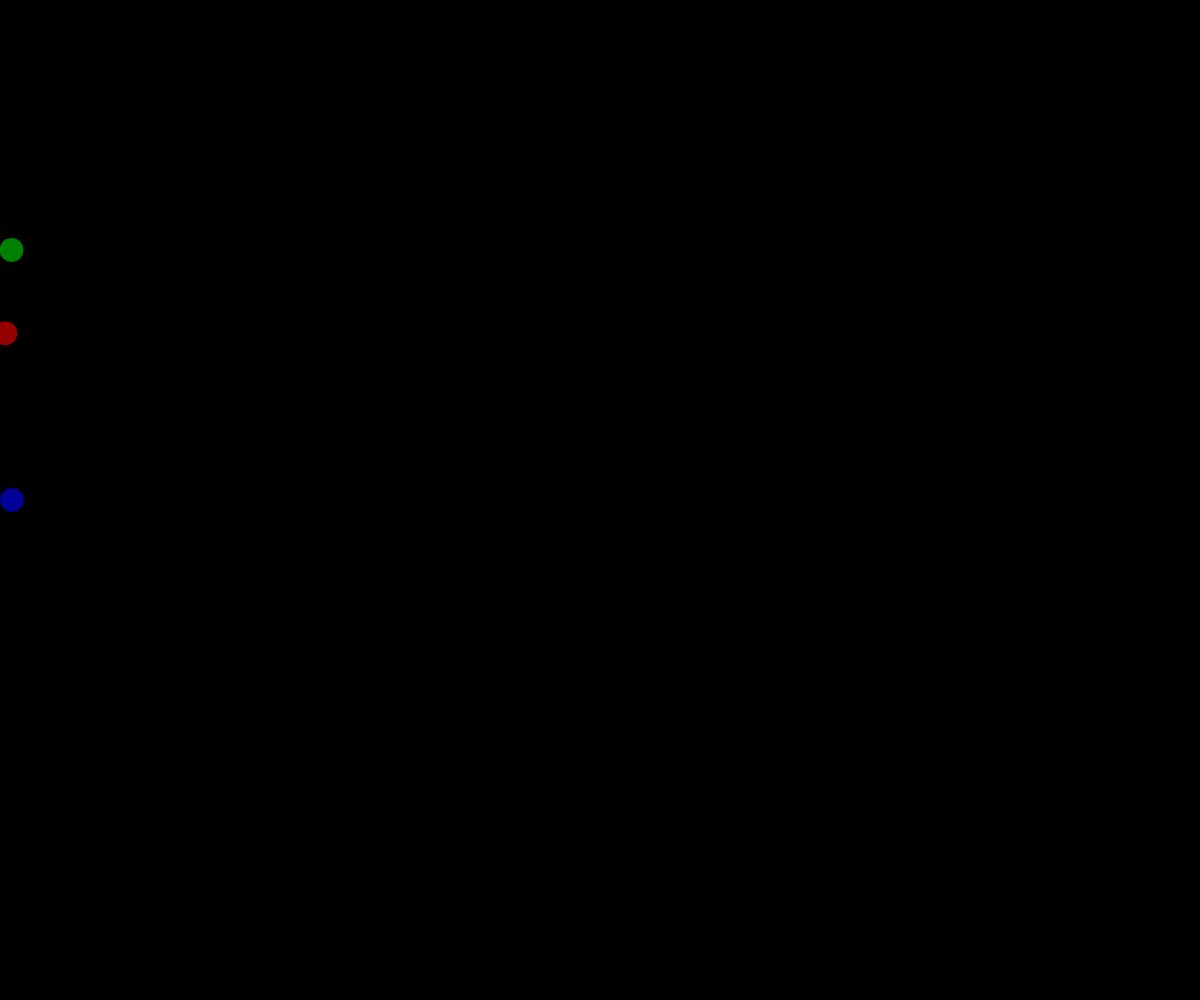
Frame 1 (no input)
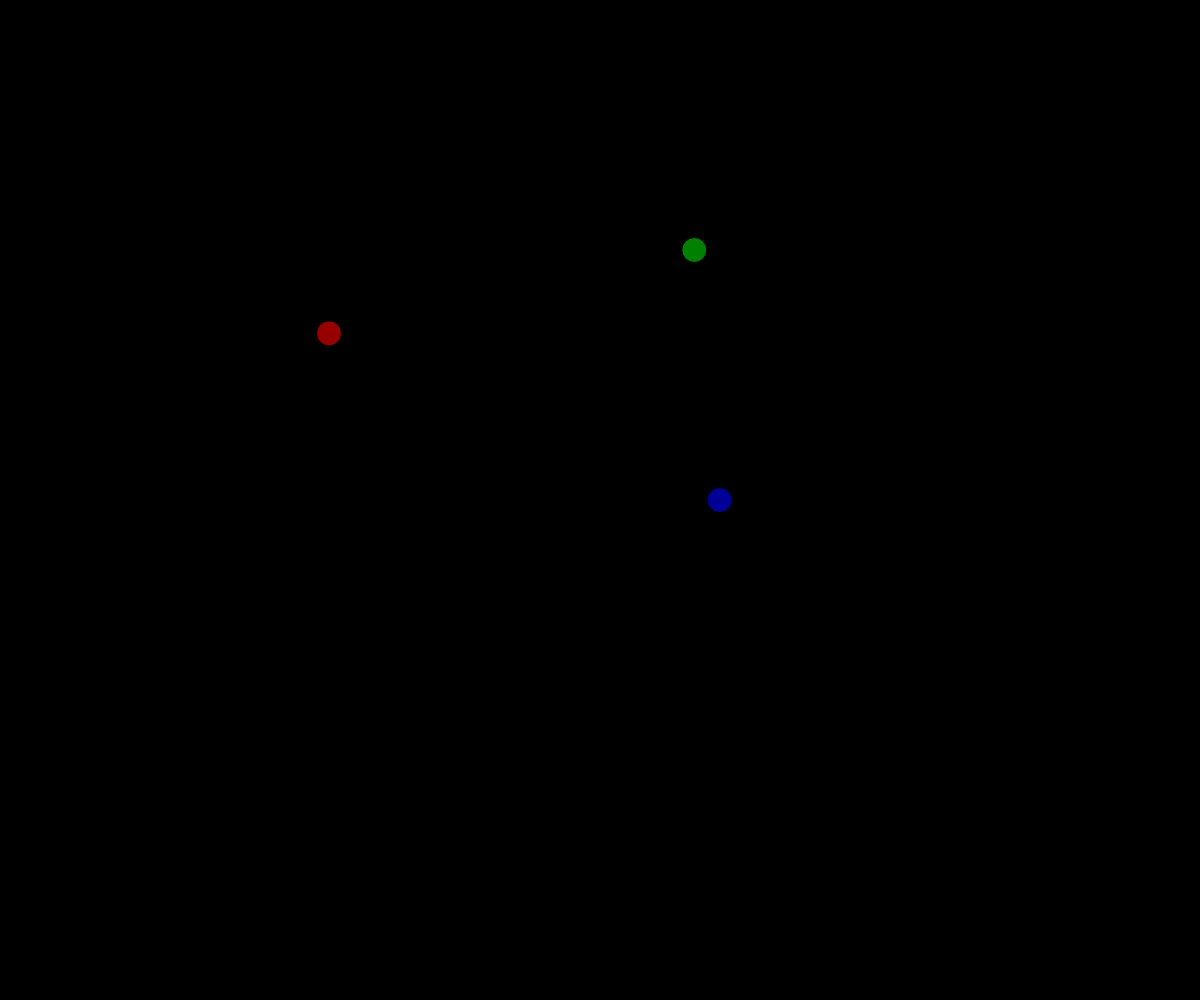
Frame 60 (no input)
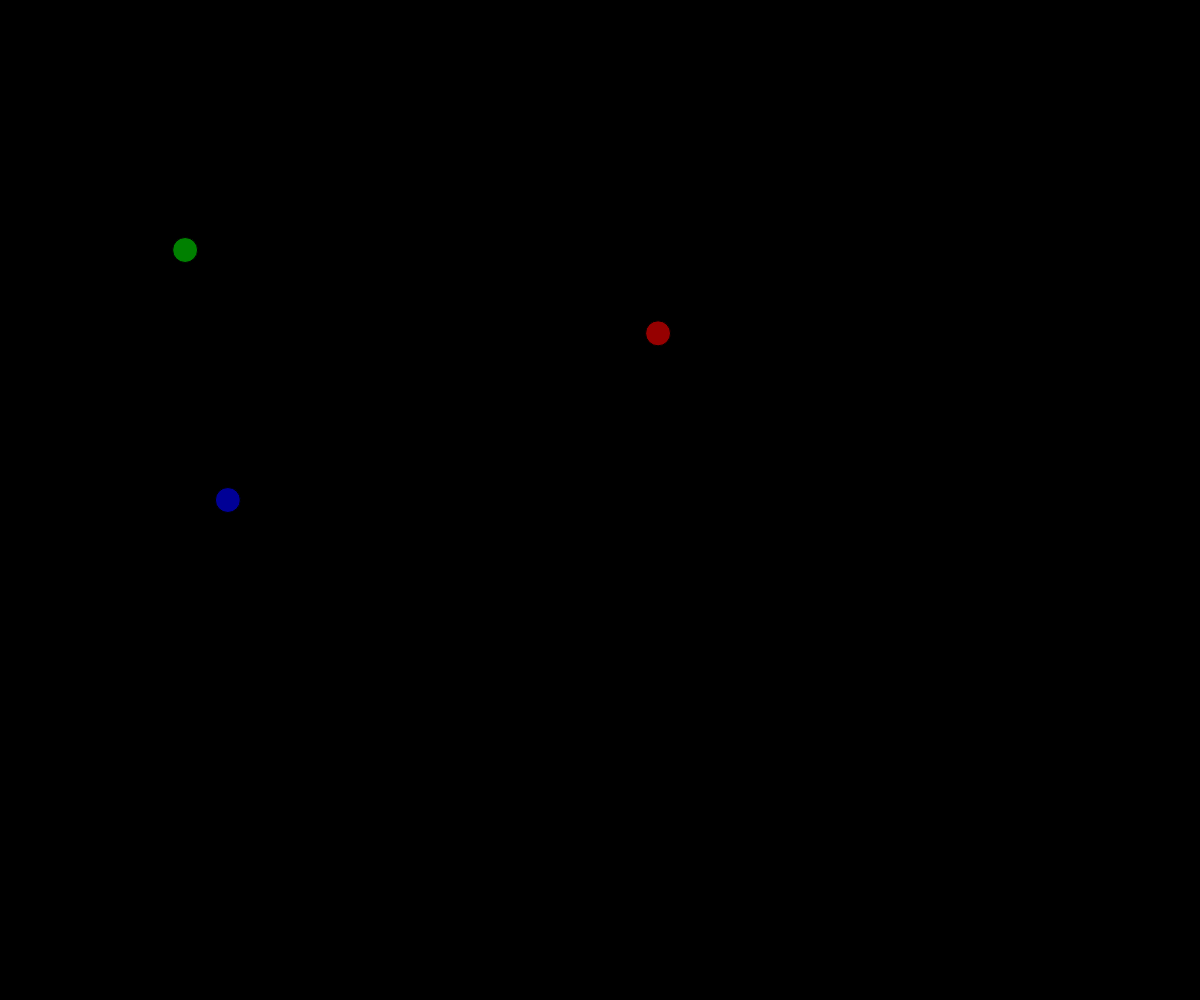
Frame 120 (the mouse pressed at the canvas centre since frame 60)

The p5.js sketch that drew these frames (run headless with seeded random() and noise() and a simulated clock; from frame 60 on, the mouse is pressed at the canvas centre):

// p5.js sketch
// ── sketch.js
// roundracer
// sai
// oct 15

let dot1;
let dot2;
let dot3;

function setup() {
  createCanvas(windowWidth, windowHeight);
  dot1 = new RoundRacer(height/4,"green");
  dot2 = new RoundRacer(height/3,"red");
  dot3 = new RoundRacer(height/2,"blue");
}

function draw() {
  background(0);
  dot1.move();
  dot1.display();

  dot2.move();
  dot2.display();

  dot3.move();
  dot3.display();
}

class RoundRacer{
  constructor(yPosition, color){
    this.xPosition = 0;
    this.yPosition = yPosition;
    this.color = color;
    this.xSpeed = random(3,15);
  }
  move(){
    this.xPosition = this.xPosition + this.xSpeed;
    if(this.xPosition >= windowWidth){
      this.xPosition = 0;
    }

  }
  display(){
    switch(this.color){
    case "green":
      fill(0,128,0);
      break;
    case "blue":
      fill(0,0,150);
      break;
    case "red":
      fill(150,0,0);
      break;
    }
    circle(this.xPosition,this.yPosition,25);
  }
}
